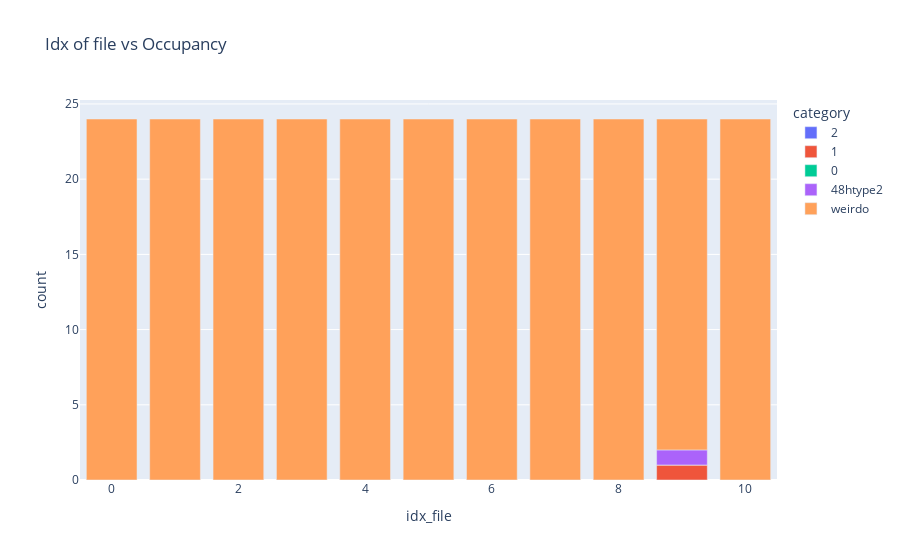

The notebook cell this image was saved under:
### Code cell
move_by_occupancy.get_occupancy(file_loc_important_cols, coor_ref_structure_48n24_expanded, tuple_cage_metainfo, el = "Li")
df_occupancy = movement.plot_occupancy(file_loc_important_cols, category_labels_occupancy)

### Figure 1 — Plotly figure (JSON) as saved in the notebook; plotly's stock layout.template omitted (floating-point values rounded to 4 significant figures)
{"data": [{"alignmentgroup": "True", "hovertemplate": "category=2<br>idx_file=%{x}<br>count=%{y}<extra></extra>", "legendgroup": "2", "marker": {"color": "#636efa", "pattern": {"shape": ""}}, "name": "2", "offsetgroup": "2", "orientation": "v", "showlegend": true, "textposition": "auto", "type": "bar", "x": [0, 1, 2, 3, 4, 5, 6, 7, 8, 9, 10], "xaxis": "x", "y": [0, 0, 0, 0, 0, 0, 0, 0, 0, 0, 0], "yaxis": "y"}, {"alignmentgroup": "True", "hovertemplate": "category=1<br>idx_file=%{x}<br>count=%{y}<extra></extra>", "legendgroup": "1", "marker": {"color": "#EF553B", "pattern": {"shape": ""}}, "name": "1", "offsetgroup": "1", "orientation": "v", "showlegend": true, "textposition": "auto", "type": "bar", "x": [0, 1, 2, 3, 4, 5, 6, 7, 8, 9, 10], "xaxis": "x", "y": [0, 0, 0, 0, 0, 0, 0, 0, 0, 1, 0], "yaxis": "y"}, {"alignmentgroup": "True", "hovertemplate": "category=0<br>idx_file=%{x}<br>count=%{y}<extra></extra>", "legendgroup": "0", "marker": {"color": "#00cc96", "pattern": {"shape": ""}}, "name": "0", "offsetgroup": "0", "orientation": "v", "showlegend": true, "textposition": "auto", "type": "bar", "x": [0, 1, 2, 3, 4, 5, 6, 7, 8, 9, 10], "xaxis": "x", "y": [0, 0, 0, 0, 0, 0, 0, 0, 0, 0, 0], "yaxis": "y"}, {"alignmentgroup": "True", "hovertemplate": "category=48htype2<br>idx_file=%{x}<br>count=%{y}<extra></extra>", "legendgroup": "48htype2", "marker": {"color": "#ab63fa", "pattern": {"shape": ""}}, "name": "48htype2", "offsetgroup": "48htype2", "orientation": "v", "showlegend": true, "textposition": "auto", "type": "bar", "x": [0, 1, 2, 3, 4, 5, 6, 7, 8, 9, 10], "xaxis": "x", "y": [0, 0, 0, 0, 0, 0, 0, 0, 0, 1, 0], "yaxis": "y"}, {"alignmentgroup": "True", "hovertemplate": "category=weirdo<br>idx_file=%{x}<br>count=%{y}<extra></extra>", "legendgroup": "weirdo", "marker": {"color": "#FFA15A", "pattern": {"shape": ""}}, "name": "weirdo", "offsetgroup": "weirdo", "orientation": "v", "showlegend": true, "textposition": "auto", "type": "bar", "x": [0, 1, 2, 3, 4, 5, 6, 7, 8, 9, 10], "xaxis": "x", "y": [24, 24, 24, 24, 24, 24, 24, 24, 24, 22, 24], "yaxis": "y"}], "layout": {"barmode": "relative", "legend": {"title": {"text": "category"}, "tracegroupgap": 0}, "title": {"text": "Idx of file vs Occupancy"}, "xaxis": {"anchor": "y", "domain": [0, 1], "title": {"text": "idx_file"}}, "yaxis": {"anchor": "x", "domain": [0, 1], "title": {"text": "count"}}}}
